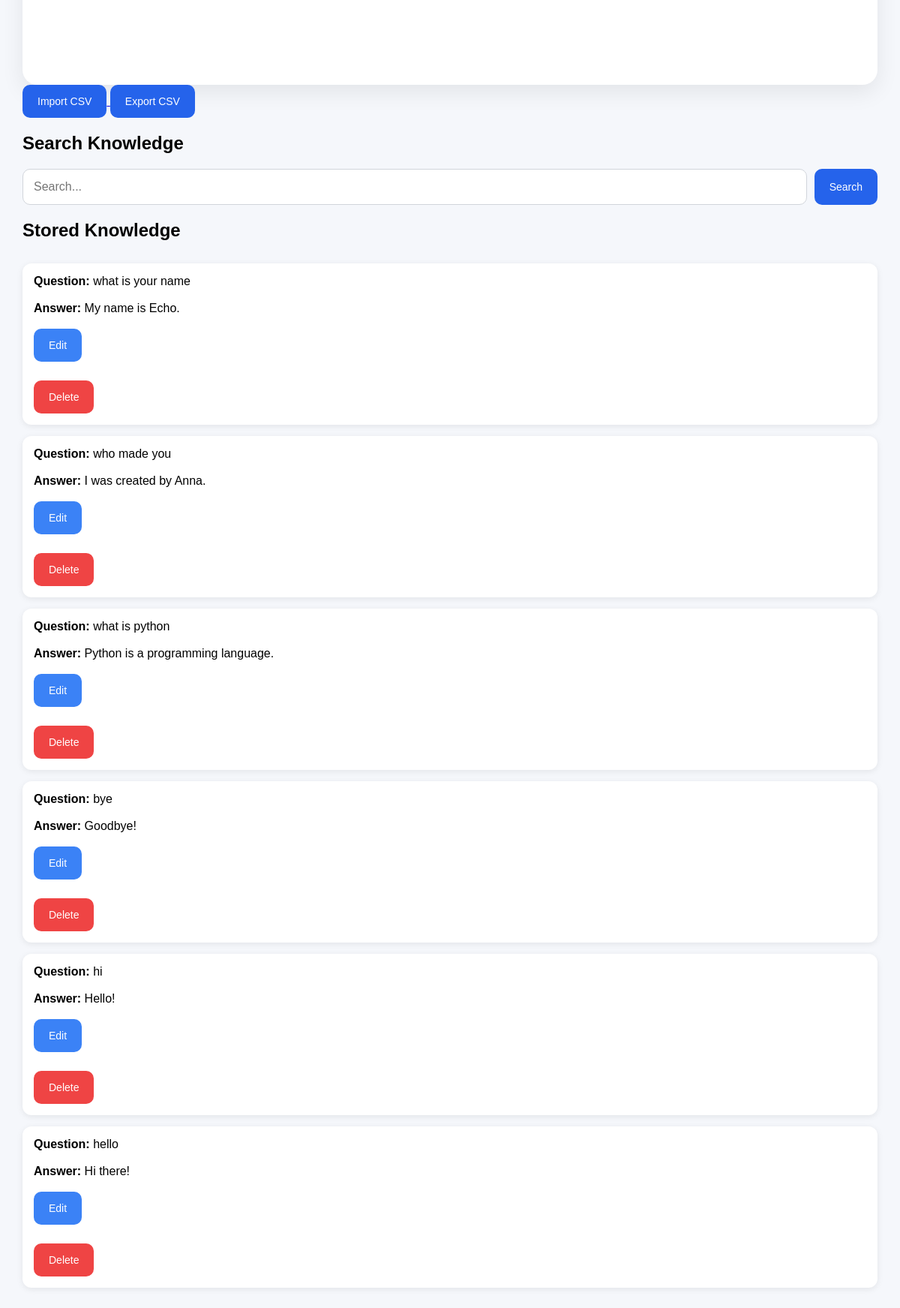
The app's page /admin (lower part), older data.
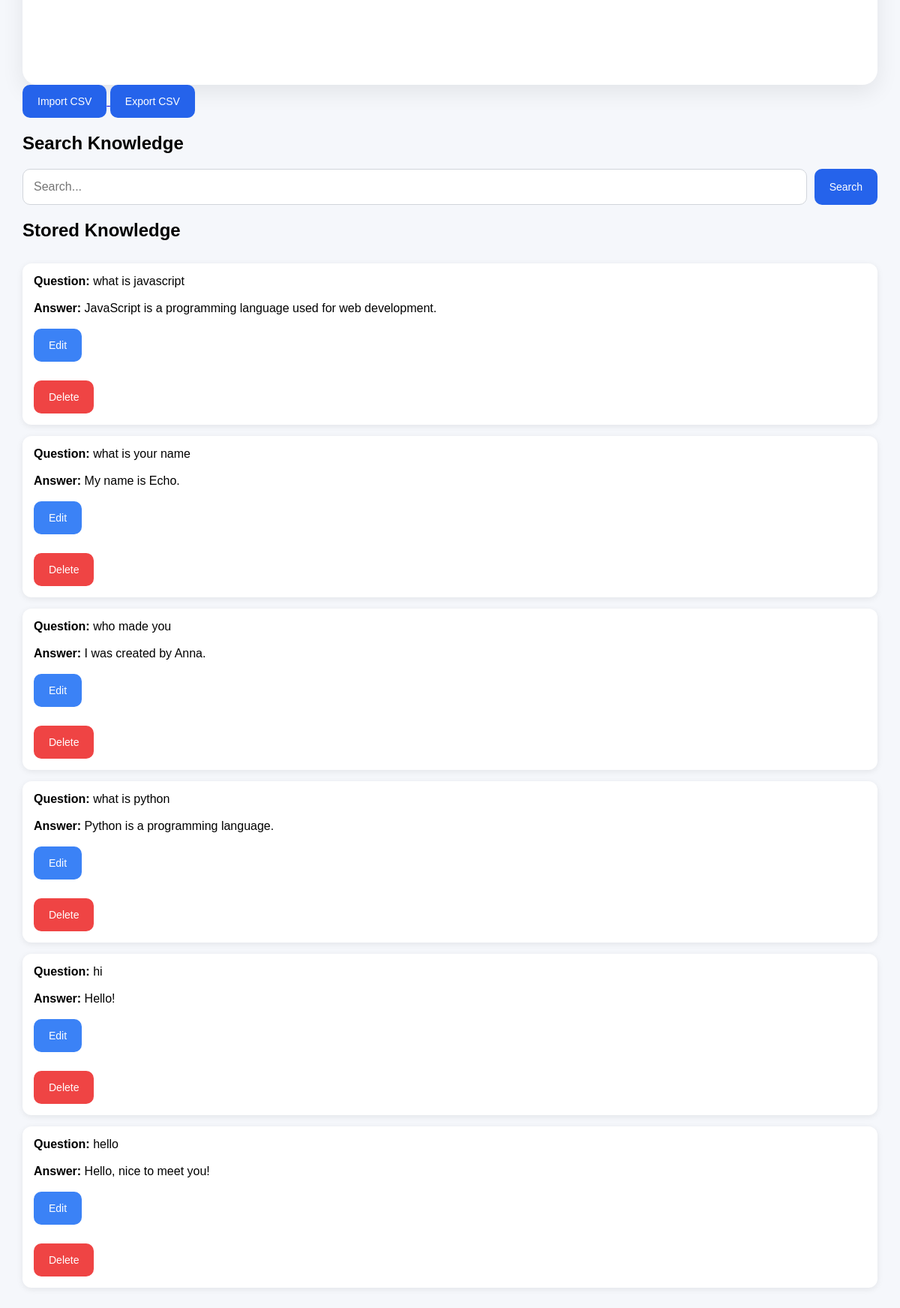
The same page, newer data.
### tables this page shows
CREATE TABLE responses (
    id INTEGER PRIMARY KEY AUTOINCREMENT,
    user_input TEXT NOT NULL,
    bot_response TEXT NOT NULL
);

### app.py (the view, shortened to what this page needs)
@app.route("/admin", methods=["GET", "POST"])
def admin():
    search_term = request.args.get(
        "search",
        ""
    )
    if search_term:
        knowledge = search_knowledge(
            search_term
        )
    else:
        knowledge = get_all_knowledge()
    knowledge_count = (
        get_knowledge_count()
    )
    database_size = (
        get_database_size()
    )
    return render_template(
        "admin.html",
        knowledge=knowledge,
        knowledge_count=knowledge_count,
        database_size=database_size,
    )

### utils/database.py (called while the page is built)
def get_all_knowledge():
    import sqlite3
    connection = sqlite3.connect(
        "data/responses.db"
    )
    cursor = connection.cursor()
    cursor.execute(
        """
        SELECT
            id,
            user_input,
            bot_response
        FROM responses
        ORDER BY id DESC
        """
    )
    knowledge = cursor.fetchall()
    connection.close()
    return knowledge

def get_knowledge_count():
    import sqlite3
    connection = sqlite3.connect(
        "data/responses.db"
    )
    cursor = connection.cursor()
    cursor.execute(
        """
        SELECT COUNT(*)
        FROM responses
        """
    )
    count = cursor.fetchone()[0]
    connection.close()
    return count

def get_database_size():
    import os
    size = os.path.getsize(
        "data/responses.db"
    )
    return round(
        size / 1024,
        2
    )

### templates/admin.html (shortened to what this page needs)
<!DOCTYPE html>
<html>
<head>
    <link
        rel="stylesheet"
        href="{{ url_for('static', filename='styles.css') }}"
    >
</head>
<body>
    <div class="chat-container">
    </div>
    <a href="/import">
        <button
            type="button"
        >
            Import CSV
        </button>
    </a>
    <a href="/export">
        <button
            type="button"
        >
            Export CSV
        </button>
    </a>
    <h2>Search Knowledge</h2>
    <form method="GET">
        <input
            type="text"
            name="search"
            value="{{ request.args.get('search', '') }}"
            placeholder="Search..."
        >
        <button type="submit">
            Search
        </button>
    </form>
    <h2>Stored Knowledge</h2>
    <div class="knowledge-list">
        {% for item in knowledge %}
            <div class="knowledge-card">
                <strong>Question:</strong>
                {{ item[1] }}
                <br><br>
                <strong>Answer:</strong>
                {{ item[2] }}
                <br><br>
                <a
                    href="/edit/{{ item[0] }}"
                >
                    <button
                        type="button"
                        class="edit-button"
                    >
                        Edit
                    </button>
                </a>
                <form
                    action="/delete/{{ item[0] }}"
                    method="POST"
                >
                    <button
                        class="delete-button"
                        type="submit"
                    >
                        Delete
                    </button>
                </form>
            </div>
        {% endfor %}
    </div>
</body>
</html>

Row changes from the older to the newer data that the page shows:
removed responses: user_input "bye", bot_response "Goodbye!"
added responses: user_input "what is javascript", bot_response "JavaScript is a programming language used for web development."
changed responses "hello": bot_response "Hi there!" → "Hello, nice to meet you!"
